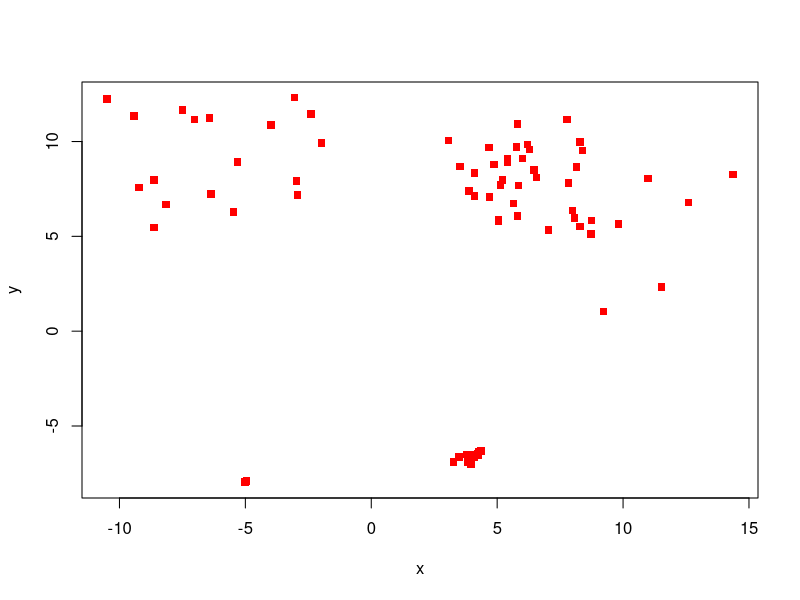
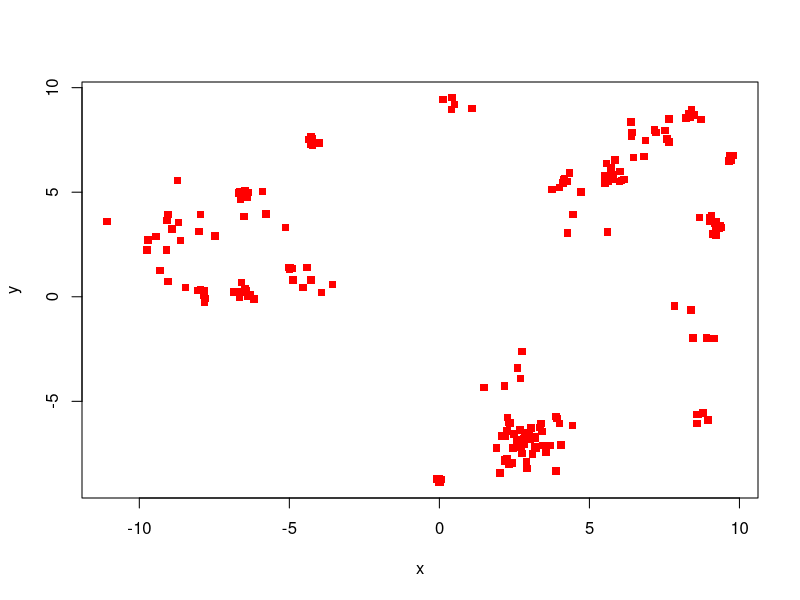
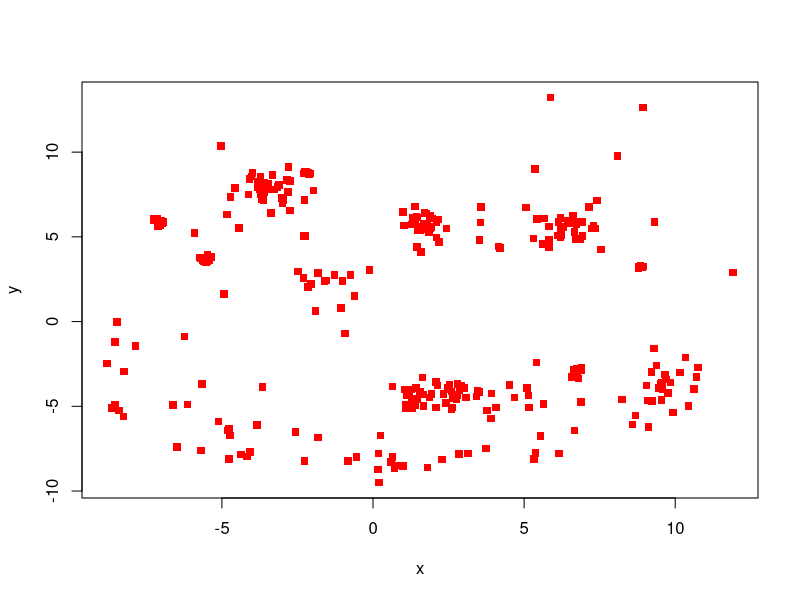
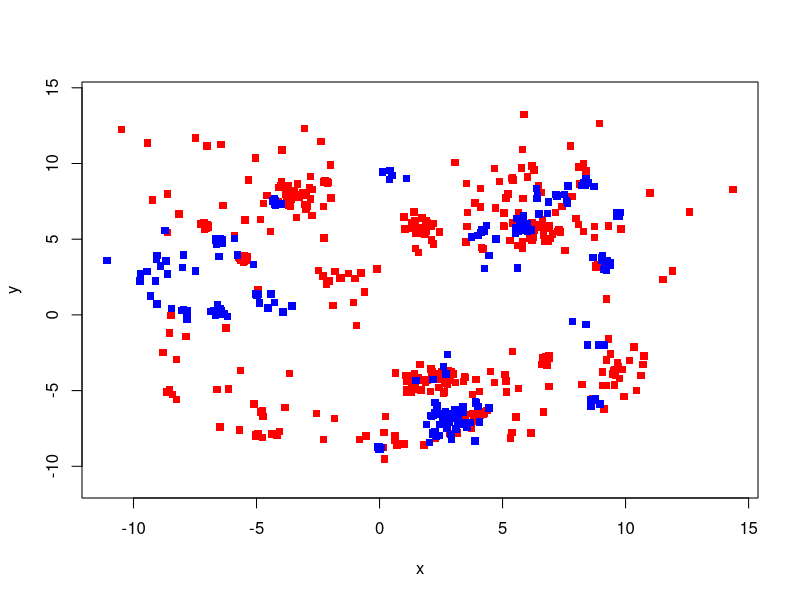

These figures' R source, in order:

getPoints = function(seed, nCenters,  rng, nPaC, nPaCvr, spr, centers=NULL){
  
  set.seed(seed)
  xCenters = runif(nCenters, -rng, rng)
  yCenters = runif(nCenters, -rng, rng)

  x = 0; y=0

  n = pmax(5, rnbinom(nCenters,mu=nPaC,size=nPaCvr))
  spread = rgamma(nCenters,1,1)*spr

  for(i in 1:nCenters){
    x = c(x,xCenters[i]+rnorm(n[i],0,spread[i]))
    y = c(y,yCenters[i]+rnorm(n[i],0,spread[i]))
  }
  x = x[-1]
  y = y[-1]

  plot(x,y, pch = 15, col = "red") 
  cbind(x,y) #return(list(xy=cbind(x,y), centers = cbind(xCenters, yCenters)))  
}

xy.f = getPoints(21,nCenters=5,rng=10,nPaC=12,nPaCvr=2,spr=1)
xy.l = getPoints(21,nCenters=25,rng=10,nPaC=8,nPaCvr=2,spr=.4)
N.l = length(xy.l[,1])
w.l = rgamma(length(xy.f[,1]), 1,1)

xy.f1 = getPoints(23,nCenters=25,rng=10,nPaC=10,nPaCvr=2,spr=.6)

xy.f = rbind(xy.f, xy.f1)
N.f = length(xy.f[,1])
w.f = rgamma(length(xy.f[,1]), 1,1)

plot(xy.f, pch = 15, col = "red", xlim = range(xy.f, xy.l), ylim = range(xy.f, xy.l))

points(xy.l, pch =15, col = "blue")
